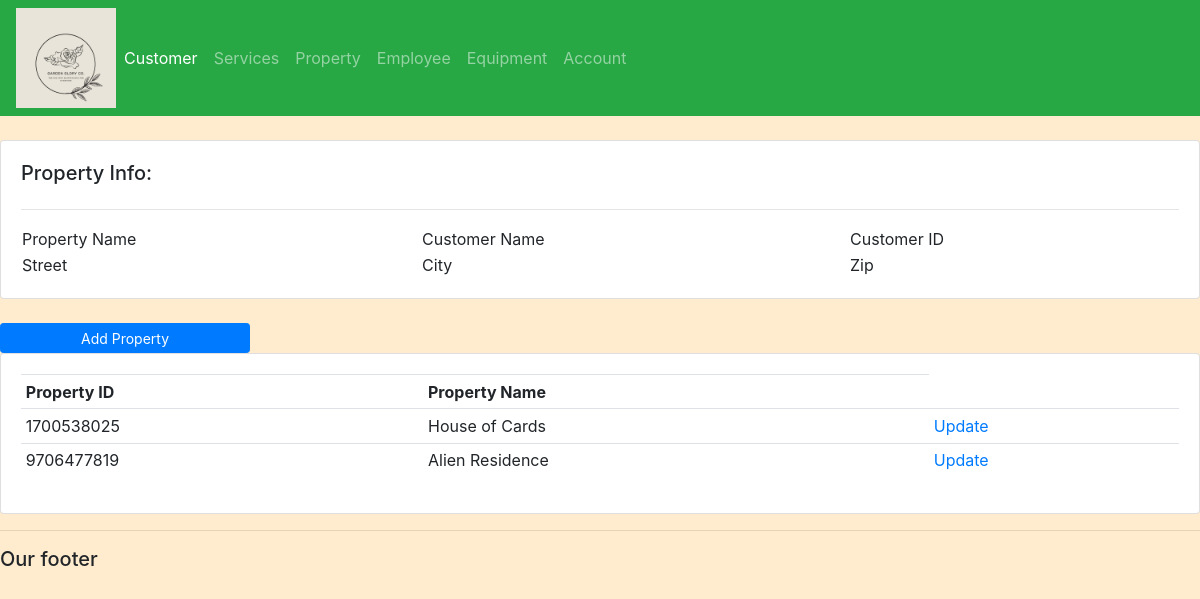
Screenshot of /property/ with the database file from the repository.
### garden_app/models.py (models this page shows, shortened)
class Property(models.Model):
    property_id = models.IntegerField(primary_key=True, unique=True, default=random.randint(1000000000, 9999999999))
    property_name= models.CharField(max_length=100)
    street = models.CharField(max_length=100)
    city = models.CharField(max_length=100)
    zip_code = models.CharField(max_length=10)
    state = models.CharField(max_length=50, blank =True)
    customer = models.ForeignKey(Customer, on_delete=models.CASCADE)

### garden_app/views.py (the view)
# urls.py: path('property/', views.property, name="property"),
def property(reqeust):
    properties=Property.objects.all()
    context= {'properties': properties}
    return render(reqeust, 'garden_app/property.html', context)

### garden_app/templates/garden_app/property.html (shortened to what this page needs)
{% extends 'garden_app/main.html'%}
{% block content %}
<br>
<div class="row">
    <div class="col-md">
        <div class="card card-body">
            <h5>Property Info:</h5>
            <hr>
            <table>
                <tr>
                    <td>Property Name</td>
                    <td>Customer Name</td>
                    <td>Customer ID</td>
                </tr>
                <tr>
                    <td>Street</td>
                    <td>City</td>
                    <td>Zip</td>
                </tr>
            </table>
        </div>
    </div>
</div>
<br>
<div class="row">
    <div class="col">
        <a class="btn btn-primary btn-sm btn-block" href="{% url 'create_property' %}"
            style="width: 250px; height: 30px;">Add Property</a>
        <div class="card card-body">
            <table class="table table-sm">
                <tr>
                    <th>Property ID</th>
                    <th>Property Name</th>
                </tr>
                <tr>
                    {% for property in properties %}
                    <tr>
                        <td>{{property.property_id}}</td>
                        <td>{{property.property_name}}</td>
                        <td><a href="{% url 'update_property' property.property_id %}">Update</a></td>
                    </tr>
                    {% endfor %}
                </tr>
            </table>
        </div>
    </div>
</div>
{% endblock %}

### static/css/main.css (style rules this page uses)
body { background-color: #FFEBCD; }

### rows the page displays
Property: property_id "1700538025", property_name "House of Cards"
Property: property_id "9706477819", property_name "Alien Residence"
